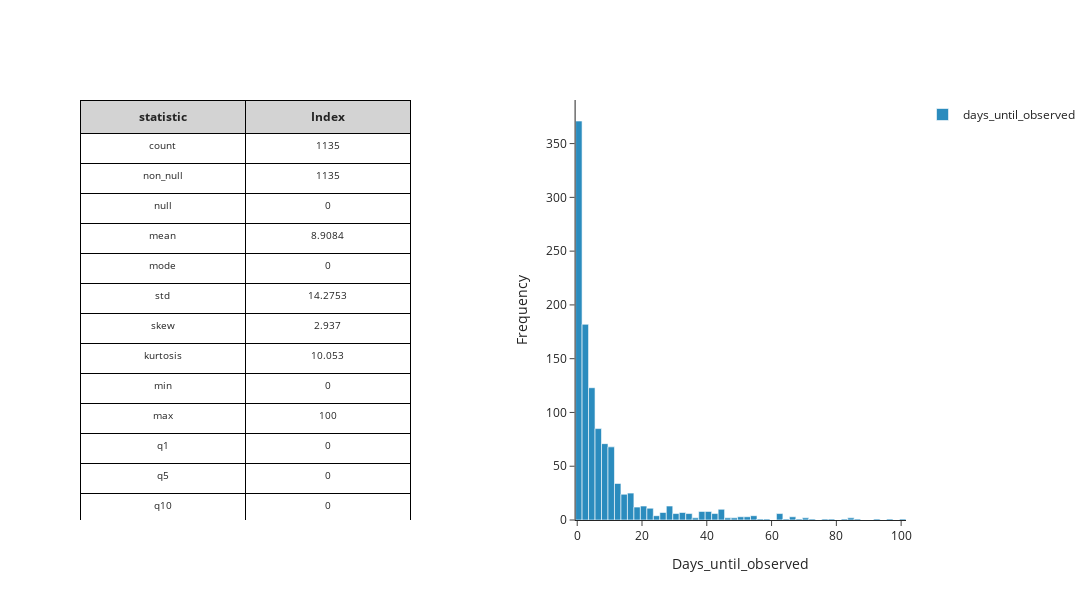

Notebook code cell kept with this figure:
### Code cell
stat_df = mk.distribution_statistics_table(alive_customers, value_col='days_until_observed')
fig = mk.create_histogram_plotly(alive_customers, 'days_until_observed')
mk.stack_plotly_figure_with_dataframe(stat_df, fig)

### Figure 1 — Plotly figure (JSON) as saved in the notebook; plotly's stock layout.template omitted (floating-point values rounded to 4 significant figures; data arrays with more than 128 entries replaced by an {"elided": "..."} marker saying what was removed)
{"data": [{"cells": {"align": "center", "fill": {"color": "white"}, "font": {"size": 10}, "height": 30, "line": {"color": "black"}, "values": [["count", "non_null", "null", "mean", "mode", "std", "skew", "kurtosis", "min", "max", "q1", "q5", "q10", "q15", "q20", "q25", "q30", "q35", "q40", "q45", "q50", "q55", "q60", "q65", "q70", "q75", "q80", "q85", "q90", "q95", "q99"], [1135, 1135, 0, 8.908, 0, 14.28, 2.937, 10.05, 0, 100, 0, 0, 0, 0, 0, 1, 1, 2, 2, 3, 4, 4, 6, 7, 8, 10, 12, 16, 24, 41, 69.66]]}, "columnwidth": [0.5, 0.5], "domain": {"x": [0, 0.4], "y": [0, 1]}, "header": {"align": "center", "fill": {"color": "lightgrey"}, "font": {"size": 12}, "line": {"color": "black"}, "values": ["<b>statistic</b>", "<b>Index</b>"]}, "type": "table"}, {"hovertemplate": "Value: %{x}<br>Frequency: %{y}<extra></extra>", "marker": {"color": "#2b8cbe"}, "name": "days_until_observed", "type": "histogram", "x": {"elided": "1135 int values"}}], "layout": {"height": 600, "showlegend": true, "title": {"text": ""}, "width": 1200, "xaxis": {"anchor": "y", "domain": [0.6, 1], "title": {"text": "Days_until_observed"}}, "yaxis": {"anchor": "x", "domain": [0, 1], "title": {"text": "Frequency"}}}}
